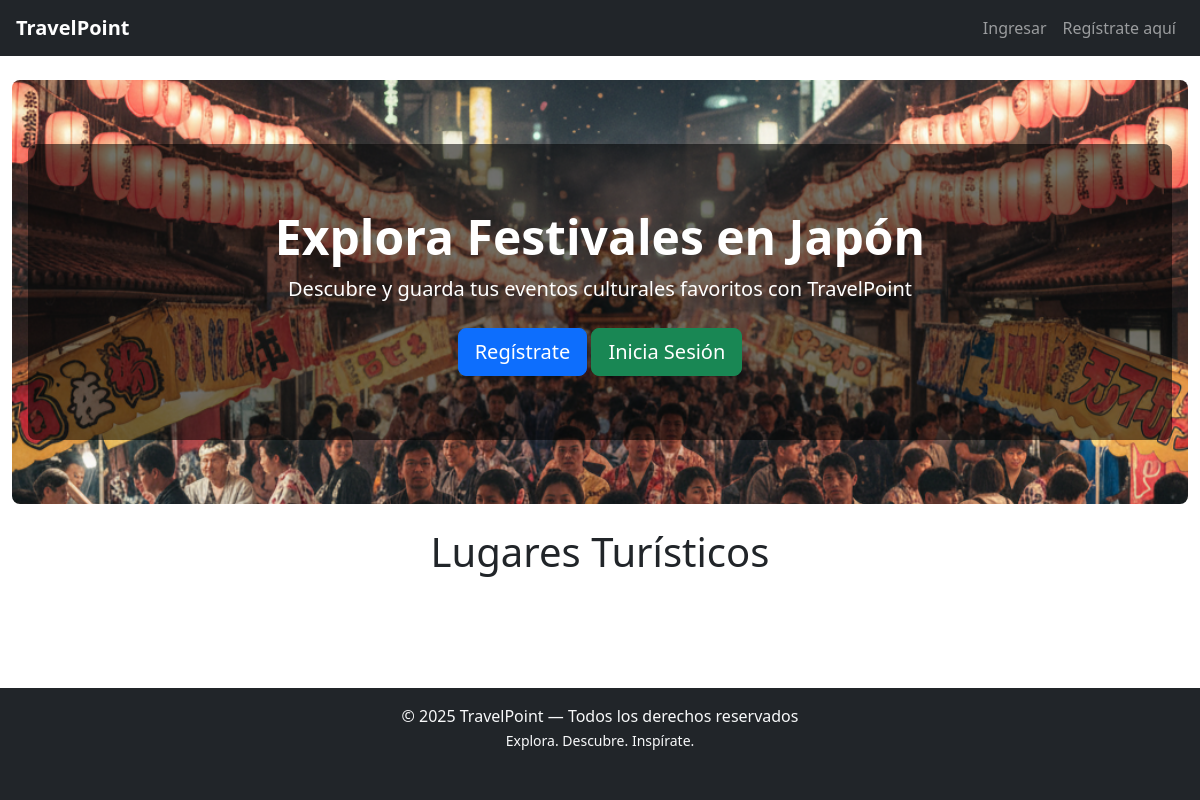
The app's page /, older data.
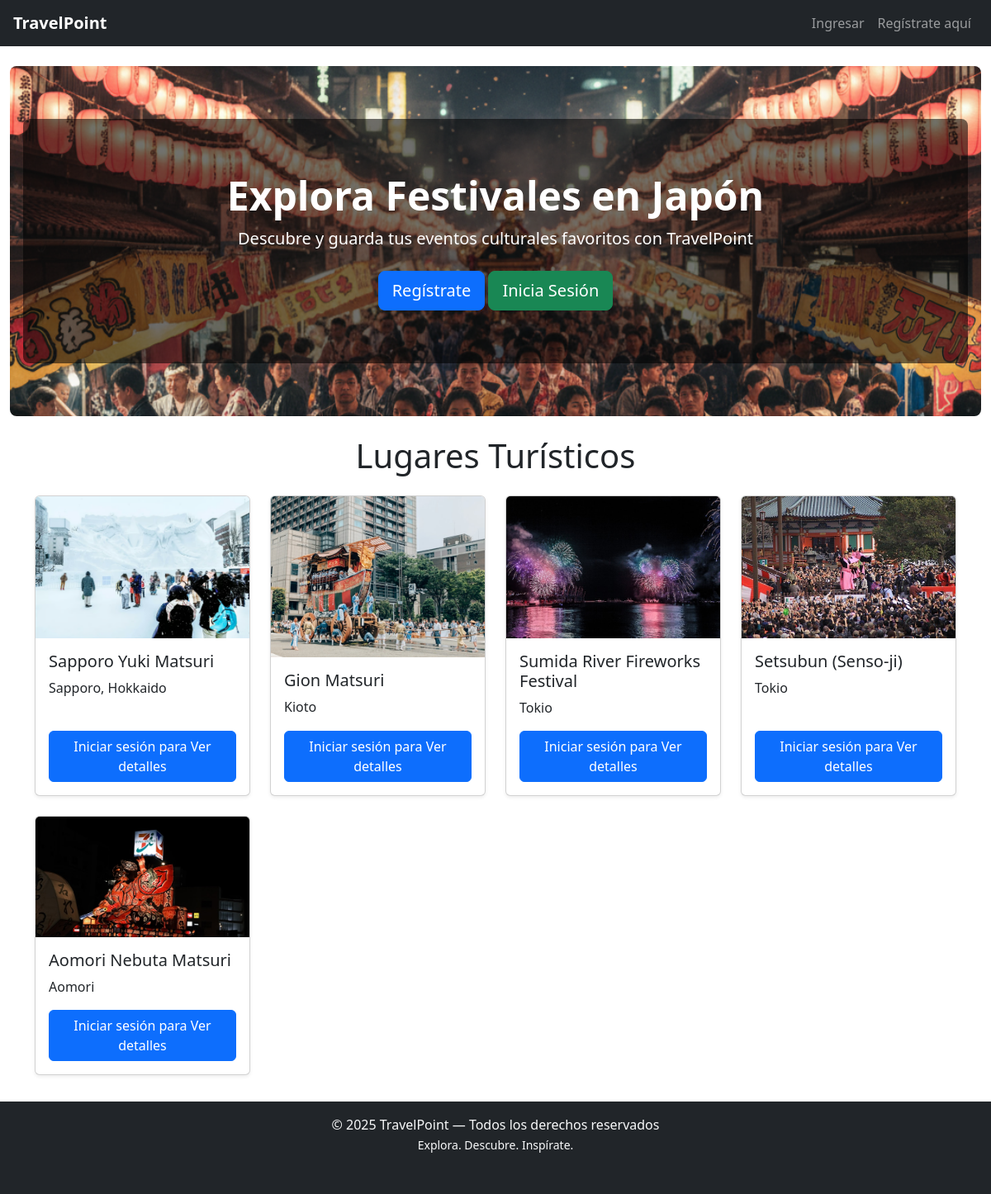
The same page, newer data.
### turismo/models.py (models this page shows, shortened)
class LugarTuristico(models.Model):
    nombre = models.CharField(max_length=100)
    ciudad = models.CharField(max_length=50)
    categoria = models.CharField(max_length=50)
    descripcion = models.TextField()
    imagen = models.ImageField(upload_to='lugares/', blank=True, null=True)
    fecha_creacion = models.DateTimeField(auto_now_add=True)

### turismo/views.py (the view)
# urls.py: path('', views.lista_lugares, name='lista_lugares'),
def lista_lugares(request):
    lugares = LugarTuristico.objects.all()
    return render(request, 'turismo/lista_lugares.html', {'lugares': lugares})

### turismo/templates/turismo/lista_lugares.html
{% extends 'base.html' %}
{% load static %}
{% block content %}
<div class="hero mb-4">
    <div class="hero-overlay text-center">
        <h1 class="display-5 fw-bold">Explora Festivales en Japón</h1>
        <p class="lead">Descubre y guarda tus eventos culturales favoritos con TravelPoint</p>
        {% if user.is_authenticated %}
            <a href="{% url 'lista_favoritos' %}" class="btn btn-primary btn-lg mt-2">Ver mis Favoritos</a>
        {% else %}
            <a href="{% url 'registro' %}" class="btn btn-primary btn-lg mt-2">Regístrate</a>
            <a href="{% url 'login' %}" class="btn btn-success btn-lg mt-2">Inicia Sesión</a>
        {% endif %}
    </div>
</div>
<div class="container">
    <h1 class="mb-4 text-center">Lugares Turísticos</h1>
    <div class="row g-4">
        {% for lugar in lugares %}
        <div class="col-12 col-sm-6 col-md-4 col-lg-3 d-flex">
            <div class="card h-100 shadow-sm d-flex flex-column">
                {% if lugar.imagen %}
                <img src="{{ lugar.imagen.url }}" class="card-img-top img-fluid" alt="{{ lugar.nombre }}">
                {% endif %}
                <div class="card-body d-flex flex-column">
                    <h5 class="card-title">{{ lugar.nombre }}</h5>
                    <p class="card-text">{{ lugar.ciudad }}</p>
                    <div class="mt-auto">
                        {% if user.is_authenticated %}
                            {% if user.is_staff %}
                                <a href="{% url 'editar_lugar' lugar.pk %}" class="btn btn-warning w-100 mb-2">Editar</a>
                                <a href="{% url 'eliminar_lugar' lugar.pk %}" class="btn btn-danger w-100 mb-2">Eliminar</a>
                            {% else %}
                                <form method="POST" action="{% url 'agregar_favorito' lugar.pk %}">
                                    {% csrf_token %}
                                    <button class="btn btn-warning w-100 mb-2">⭐ Agregar a Favoritos</button>
                                </form>
                            {% endif %}
                            <a href="{% url 'detalle_lugar' lugar.pk %}" class="btn btn-primary w-100">Ver detalles</a>
                        {% else %}
                            <a href="{% url 'login' %}" class="btn btn-primary w-100">Iniciar sesión para Ver detalles</a>
                        {% endif %}
                    </div>
                </div>
            </div>
        </div>
        {% endfor %}
    </div>
</div>
{% endblock %}

### templates/base.html (shortened to what this page needs)
{% load static %}
<!DOCTYPE html>
<html lang="es">
<head>
    <link href="https://cdn.jsdelivr.net/npm/bootstrap@5.3.3/dist/css/bootstrap.min.css" rel="stylesheet">
    <link rel="stylesheet" href="{% static 'css/style.css' %}">
    <link rel="stylesheet" href="{% static 'turismo/css/style_turismo.css' %}">
</head>
<body class="d-flex flex-column min-vh-100">
<nav class="navbar navbar-expand-lg navbar-dark bg-dark px-3">
    <a class="navbar-brand fw-bold" href="{% url 'lista_lugares' %}">TravelPoint</a>
    <div class="collapse navbar-collapse" id="navbarNav">
        <ul class="navbar-nav ms-auto">
            {% if user.is_authenticated %}
                {% if user.is_staff %}
                    <li class="nav-item">
                        <a class="nav-link" href="{% url 'crear_lugar' %}">Agregar Lugar</a>
                    </li>
                {% endif %}
                <li class="nav-item">
                    <a class="nav-link" href="{% url 'lista_favoritos' %}">Mis Favoritos</a>
                </li>
                <li class="nav-item">
                    <a class="nav-link text-danger" href="{% url 'logout' %}">Cerrar sesión</a>
                </li>
            {% else %}
                <li class="nav-item">
                    <a class="nav-link" href="{% url 'login' %}">Ingresar</a>
                </li>
                <li class="nav-item">
                    <a class="nav-link" href="{% url 'registro' %}">Regístrate aquí</a>
                </li>
            {% endif %}
        </ul>
    </div>
</nav>
<div class="container-fluid mt-4">
    {% block content %}{% endblock %}
</div>
<footer class="bg-dark text-light py-3 mt-auto">
    <div class="container text-center">
        <p class="mb-0">© 2025 TravelPoint — Todos los derechos reservados</p>
        <small>Explora. Descubre. Inspírate.</small>
    </div>
</footer>
</body>
</html>

### static/css/style.css (style rules this page uses)
img { max-width: 100%; height: auto; }
.card { transition: transform 0.2s ease; }
.container { padding-bottom: 2rem; }

### static/turismo/css/style_turismo.css (style rules this page uses)
.hero { background-image:url("../img/imagen_hero.png"); background-size: cover; background-position: center; color: white; padding: 4rem 1rem; border-radius: 0.5rem; text-align: center; position: relative; }
.hero-overlay { background-color: rgba(0, 0, 0, 0.55); padding: 4rem 1rem; border-radius: 0.5rem; }

Row changes from the older to the newer data that the page shows:
added LugarTuristico: imagen (picture), nombre "Sapporo Yuki Matsuri", ciudad "Sapporo, Hokkaido"
added LugarTuristico: imagen (picture), nombre "Gion Matsuri", ciudad "Kioto"
added LugarTuristico: imagen (picture), nombre "Sumida River Fireworks Festival", ciudad "Tokio"
added LugarTuristico: imagen (picture), nombre "Setsubun (Senso-ji)", ciudad "Tokio"
added LugarTuristico: imagen (picture), nombre "Aomori Nebuta Matsuri", ciudad "Aomori"
